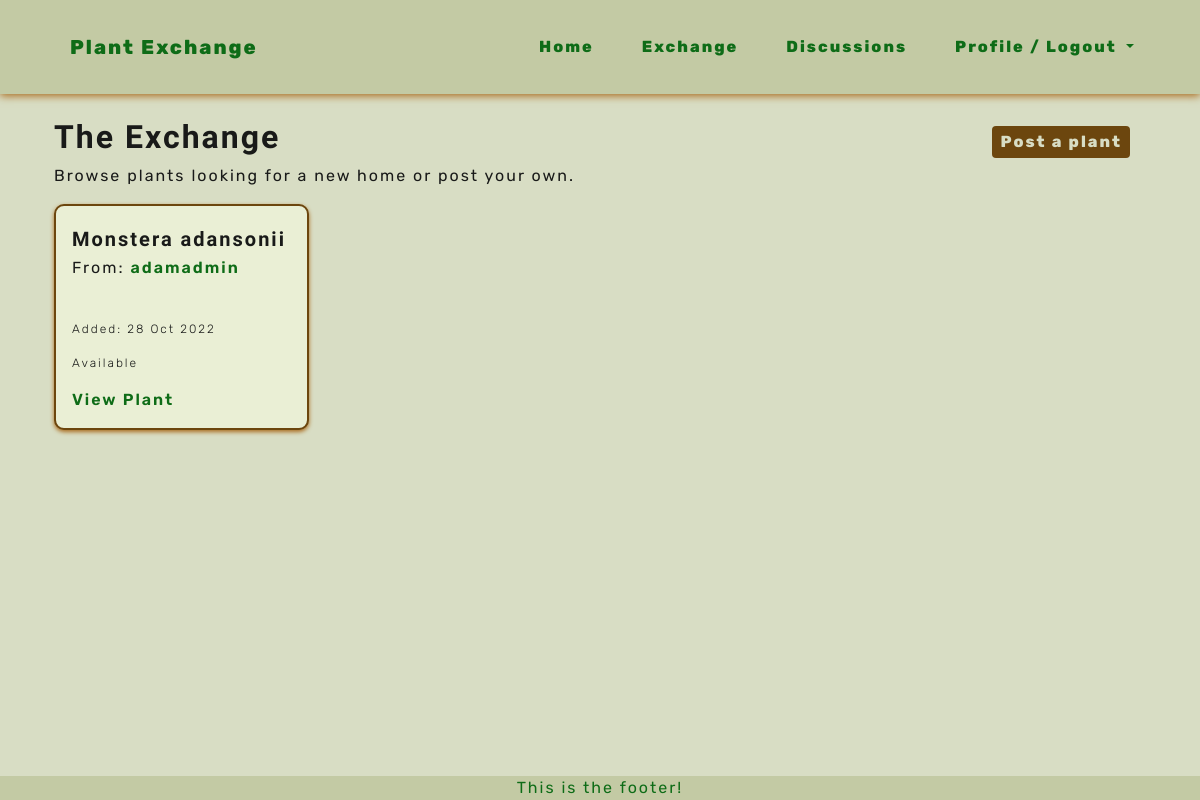
Page /exchange/ (signed in) on the committed database.
### plants/models.py (models this page shows, shortened)
class Plant(models.Model):
    title = models.CharField(max_length=40)
    owner = models.ForeignKey(User, on_delete=models.CASCADE, related_name='owner')
    category = models.ForeignKey(Category, on_delete=models.SET_DEFAULT, default='none')
    description = models.TextField()
    image = CloudinaryField('image', null=True, blank=True, default='placeholder')
    will_trade_for = models.CharField(max_length=140, null=True, blank=True)
    added_on = models.DateField(auto_now_add=True)
    updated_on = models.DateField(auto_now=True)
    status = models.IntegerField(choices=STATUS, default=0)
    class Meta:
        ordering = ['-added_on', 'status']

### plants/views.py (the view)
# urls.py: path('exchange/', views.PlantList.as_view(), name='exchange'),
class PlantList(generic.ListView):
    model = Plant
    queryset = Plant.objects.all().order_by('-status', '-added_on')
    template_name = 'plants/exchange.html'
    paginate_by = 10

### plants/templates/plants/exchange.html (shortened to what this page needs)
{% extends 'base.html' %}
{% load static %}
{% block content %}
<section class="container-fluid">
    <div class="col-12">
        <div class="d-flex justify-content-between">
            <div>
                <h1 class="headings headings-big">The Exchange</h1>
                <p>Browse plants looking for a new home or post your own.</p>
            </div>
            <div>
                <a class="plnt-btn" href="{% url 'plants:add_plant' %}">Post a plant</a>
            </div>
        </div>
        <div class="row">
            {% for plant in plant_list %}
            <div class="col-md-6 col-lg-4 col-xl-3">
                <div class="plant-card">
                    <div>
                        <h2 class="headings headings-sm">{{ plant.title }}</h2>
                        <p>From: <a class="plnt-links" href="{% url 'profiles:profile' user_id=plant.owner.id %}">
                            {{ plant.owner }}</a></p>
                    </div>
                    <div class="image-container">
                    </div>
                    <div>
                        <p class="little">Added: {{ plant.added_on|date:"d M Y" }}</p>
                        {% if plant.status == 0 %}
                        <p class="little">Available</p>
                        {% else %}
                        <p class="little">Taken</p>
                        {% endif %}
                        <a class="plnt-links" href="{% url 'plants:plant_detail' plant_id=plant.id %}">View Plant</a>
                    </div>
                </div>
            </div>
        {% endfor %}
    </div>
</section>
{% endblock content %}

### static/css/style.css (style rules this page uses)
:root { --site-black: #191a19; --site-white: #d8ddc4; --site-whiter: #eaefd5; --site-beige: #c3caa4; --site-dark-brown: #6c460e; --site-med-brown: #996314; --site-light-brown: #aa6c1f; --site-dark-green: #0e6c17; --site-med-green: #469c36; --site-light-green: #5dc64d; }
html { height: 100%; }
body { font-family: "Rubik", sans-serif; color: var(--site-black); font-size: 1rem; letter-spacing: 2px; background-color: var(--site-white); }
.headings { font-family: 'Zen Antique Soft', serif; font-weight: 800; margin: 0.25em 0; }
.headings-big { font-size: 2em; }
.headings-sm { font-size: 1.25em; }
.little { font-weight: 300; font-size: 0.75em; }
a { text-decoration: none; }
.plnt-links { cursor: pointer; font-weight: 600; color: var(--site-dark-green); border: none; }
.plnt-btn { cursor: pointer; display: inline-block; padding: 0.25rem 0.5rem; color: var(--site-white); background-color: var(--site-dark-brown); font-weight: 800; margin: 1em; border-radius: 4px; transition: color .4s linear, box-shadow .6s linear; }
.plant-card { padding: 1em; margin-bottom: 1em; border: 2px solid var(--site-dark-brown); border-radius: 10px; background-color: var(--site-whiter); box-shadow: 0 2px 4px 0 var(--site-light-brown); overflow-wrap: break-word; }

### rows in the picture
Plant: title "Monstera adansonii", owner "adamadmin", added_on "28 Oct 2022", status "Available"
